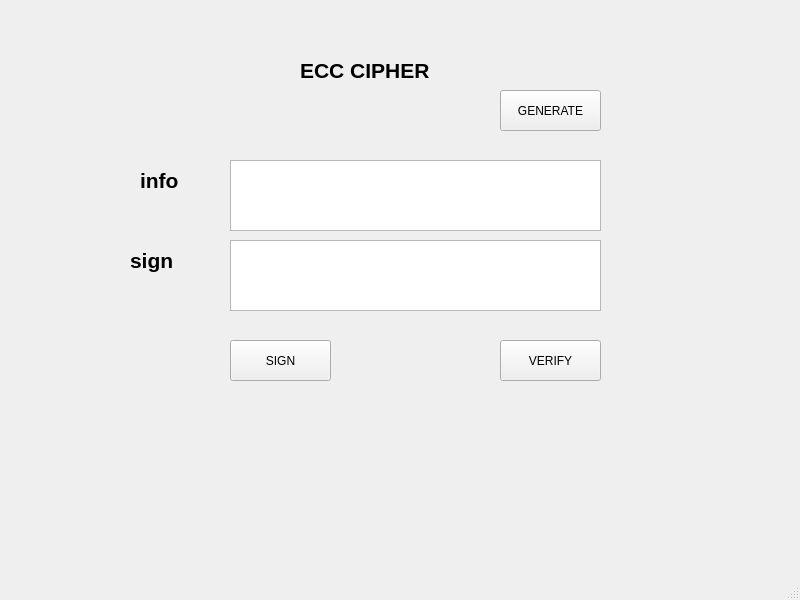
<?xml version="1.0" encoding="UTF-8"?>
<ui version="4.0">
 <class>MainWindow</class>
 <widget class="QMainWindow" name="MainWindow">
  <property name="geometry">
   <rect>
    <x>0</x>
    <y>0</y>
    <width>800</width>
    <height>600</height>
   </rect>
  </property>
  <property name="windowTitle">
   <string>MainWindow</string>
  </property>
  <widget class="QWidget" name="centralwidget">
   <widget class="QLabel" name="ECC">
    <property name="geometry">
     <rect>
      <x>300</x>
      <y>50</y>
      <width>151</width>
      <height>41</height>
     </rect>
    </property>
    <property name="font">
     <font>
      <pointsize>16</pointsize>
      <weight>75</weight>
      <bold>true</bold>
     </font>
    </property>
    <property name="text">
     <string>ECC CIPHER</string>
    </property>
   </widget>
   <widget class="QLabel" name="ECC_2">
    <property name="geometry">
     <rect>
      <x>140</x>
      <y>160</y>
      <width>61</width>
      <height>41</height>
     </rect>
    </property>
    <property name="font">
     <font>
      <pointsize>16</pointsize>
      <weight>75</weight>
      <bold>true</bold>
     </font>
    </property>
    <property name="text">
     <string>info</string>
    </property>
   </widget>
   <widget class="QLabel" name="ECC_3">
    <property name="geometry">
     <rect>
      <x>130</x>
      <y>240</y>
      <width>61</width>
      <height>41</height>
     </rect>
    </property>
    <property name="font">
     <font>
      <pointsize>16</pointsize>
      <weight>75</weight>
      <bold>true</bold>
     </font>
    </property>
    <property name="text">
     <string>sign</string>
    </property>
   </widget>
   <widget class="QTextEdit" name="txt_info">
    <property name="geometry">
     <rect>
      <x>230</x>
      <y>160</y>
      <width>371</width>
      <height>71</height>
     </rect>
    </property>
   </widget>
   <widget class="QTextEdit" name="txt_sign">
    <property name="geometry">
     <rect>
      <x>230</x>
      <y>240</y>
      <width>371</width>
      <height>71</height>
     </rect>
    </property>
   </widget>
   <widget class="QPushButton" name="btn_generate">
    <property name="geometry">
     <rect>
      <x>500</x>
      <y>90</y>
      <width>101</width>
      <height>41</height>
     </rect>
    </property>
    <property name="text">
     <string>GENERATE</string>
    </property>
   </widget>
   <widget class="QPushButton" name="btn_sign">
    <property name="geometry">
     <rect>
      <x>230</x>
      <y>340</y>
      <width>101</width>
      <height>41</height>
     </rect>
    </property>
    <property name="text">
     <string>SIGN</string>
    </property>
   </widget>
   <widget class="QPushButton" name="btn_verify">
    <property name="geometry">
     <rect>
      <x>500</x>
      <y>340</y>
      <width>101</width>
      <height>41</height>
     </rect>
    </property>
    <property name="text">
     <string>VERIFY</string>
    </property>
   </widget>
  </widget>
  <widget class="QMenuBar" name="menubar">
   <property name="geometry">
    <rect>
     <x>0</x>
     <y>0</y>
     <width>800</width>
     <height>21</height>
    </rect>
   </property>
  </widget>
  <widget class="QStatusBar" name="statusbar"/>
 </widget>
 <resources/>
 <connections/>
</ui>
